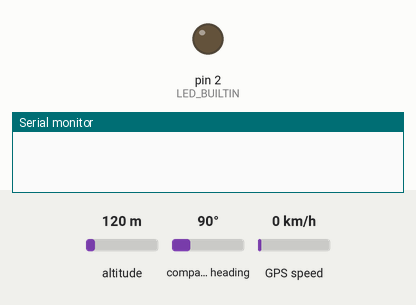
Simulated run of this sketch. Board: Arduino Mega 2560, built for the host (arithmetic inside an expression is 32-bit, double 64-bit). On the bench: output pins drawn as LEDs (lit = HIGH), the last lines printed to the serial monitor. The test bench sets the inputs (shaded band); at power-on: altitude 120 m, compass heading 90°, GPS speed 0 km/h. Storage starts empty; the GPS gets a fix after 3 s at 37.7749, -122.4194 with 8 satellites.

Above: at 0.0 s.
At 3.2 s:
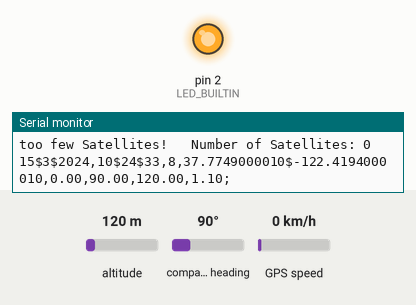
Timing chart, 0 to 4.7 s (numbered marks = the images above):
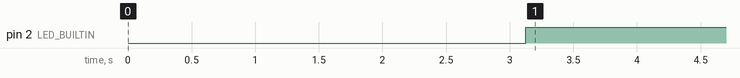

Measured:
- by itself, pin 2 (LED_BUILTIN): LOW → HIGH at 3.1 s

The sketch:

GPS_to_SD.ino
```cpp
#include <TinyGPSPlus.h>
#include <SPI.h>
#include <SD.h>

#define LED_BUILTIN 2

//GPS
TinyGPSPlus gps;
static const uint32_t GPSBaud = 9600;

//SD Card
#define chipSelect 27    //CS for SD Card
long driveNum;
String filename;

void setup(){
  SPI.begin(14, 12, 13);  //Setup peripherals
  Serial.begin(115200);
  Serial2.begin(GPSBaud);
  pinMode(LED_BUILTIN, OUTPUT);

  if (!SD.begin(chipSelect)) {
    Serial.println("Card failed, or not present");
    // don't do anything more:
    while (1);
  }
  Serial.println("card initialized.");

  File root;              //get drive Number
  root = SD.open("/");
  driveNum = highestNumber(root, &filename);

}

void loop(){

  String dataString = "";       //defining new, empty String to load GPS data onto

  smartDelay(100);

  if(gps.satellites.value() > 5 && gps.location.lat() != 0){
    digitalWrite(LED_BUILTIN, HIGH);
    createString(&dataString);

    File dataFile = SD.open(filename, FILE_APPEND);

    if (dataFile) {
      dataFile.println(dataString);
      dataFile.close();
      Serial.println(dataString);
    }
  }
  else {
    digitalWrite(LED_BUILTIN, LOW);
    Serial.print("too few Satellites!   Number of Satellites: ");
    Serial.println(gps.satellites.value());
  }

}


void smartDelay(long milliseconds){
  unsigned long milli = millis() + milliseconds;     //smart Delay (delay while pulling possible GPS Data)
  unsigned long continous_read_time = 0;
  while(millis() < milli){
    while(Serial2.available()){
      gps.encode(Serial2.read());
    }
  }
}


void createString(String* dataAddress){

  *dataAddress += String(gps.date.day());
  *dataAddress += "$";
  *dataAddress += String(gps.date.month());
  *dataAddress += "$";
  *dataAddress += String(gps.date.year());

  *dataAddress += ",";

  *dataAddress += String(gps.time.hour());
  *dataAddress += "$";
  *dataAddress += String(gps.time.minute());
  *dataAddress += "$";
  *dataAddress += String(gps.time.second());

  *dataAddress += ",";

  *dataAddress += String(gps.satellites.value());
  *dataAddress += ",";

  *dataAddress += String(gps.location.lat(), 10);
  *dataAddress += "$";
  *dataAddress += String(gps.location.lng(), 10);

  *dataAddress += ",";
  *dataAddress += String(gps.speed.kmph());
  *dataAddress += ",";
  *dataAddress += String(gps.course.deg());
  *dataAddress += ",";
  *dataAddress += String(gps.altitude.meters());
  *dataAddress += ",";
  *dataAddress += String(gps.hdop.hdop());
  *dataAddress += (";");
}


long highestNumber(File dir, String* filenameaddress){
  long highestNum = 0;
  while (true) {

    File entry =  dir.openNextFile();
    if (! entry) {
      // no more files
      break;
    }

    String filename = String(entry.name());

    String extractedNum = String(filename[0]);
    extractedNum += String(filename[1]);
    extractedNum += String(filename[2]);
    extractedNum += String(filename[3]);
    extractedNum += String(filename[4]);

    int number = extractedNum.toInt();
    if(number > highestNum){
      highestNum = number;
    }

  }

  highestNum += 1;

  *filenameaddress = "/";

  if (highestNum < 10) {
    *filenameaddress += "0000";
    *filenameaddress += String(highestNum);
    *filenameaddress += ".txt";
  }
  else if (highestNum < 100) {
    *filenameaddress += "000";
    *filenameaddress += String(highestNum);
    *filenameaddress += ".txt";
  }
  else if (highestNum < 1000) {
    *filenameaddress += "00";
    *filenameaddress += String(highestNum);
    *filenameaddress += ".txt";
  }
  else if (highestNum < 10000) {
    *filenameaddress += "0";
    *filenameaddress += String(highestNum);
    *filenameaddress += ".txt";
  }
  else if (highestNum < 100000) {
    *filenameaddress += String(highestNum);
    *filenameaddress += ".txt";
  }
  return highestNum;
}
```
